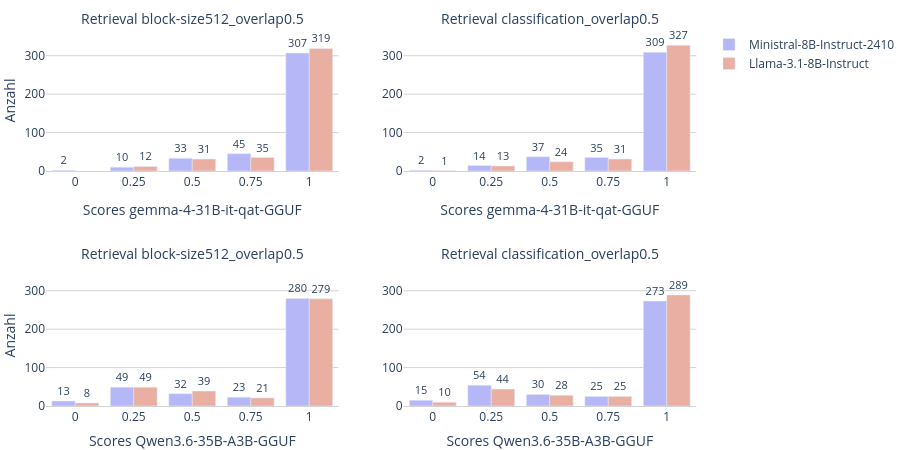

This figure's notebook cell:
### Code cell
# Scores 1/3 und 2/3 ausschließen
# Daten nach generator_model, judge_model, retrieval gruppieren und scores zählen
df_group = (
    df.drop(df.loc[~df['scores'].isin([0.0, 0.25, 0.5, 0.75, 1.0])].index)
    .groupby(by=['retrieval', 'generator_model', 'judge_model'])['scores']
    .value_counts()
    .reset_index()
    #.sort_values(['generator_model', 'judge_model', 'retrieval', 'scores'])
)

fig = make_subplots(2, 2, subplot_titles=[f'Retrieval {retrieval[r]}' for m_j in df['judge_model'].unique() for r in range(len(retrieval))])

# Segmentierungsverfahren für Retrieval
for r in range(len(retrieval)):
    # Judge-Modell
    for m_j in [0, 1]:
        judge_model_name = config.models['judge'][m_j][config.models['judge'][m_j].index('/') + 1:config.models['judge'][m_j].index(':')]
        # Generator-Modell
        for m_g in [0, 1]:
            model_name = config.models['generation'][m_g][config.models['generation'][m_g].index('/') + 1:]
            y = df_group.loc[(df_group['judge_model'] == judge_model_name) & (df_group['generator_model'] == model_name) & (df_group['retrieval'] == retrieval[r]), 'count']
            # Bar-Plot hinzufügen
            fig.add_trace(go.Bar(
                x=df_group.loc[(df_group['judge_model'] == judge_model_name) & (df_group['generator_model'] == model_name) & (df_group['retrieval'] == retrieval[r]), 'scores'], 
                y=y,
                name=model_name, 
                text=y,
                textposition='outside',#auto
                textfont={'size': 11},
                marker={'color': model_colors[m_g]},
                showlegend=False#, category_orders=category_orders
            ), row=m_j+1, col=r+1)

#fig.update_yaxes(showgrid=True, gridwidth=1, gridcolor='LightGrey', title=yaxes['title'])
#fig.update_xaxes(showline=True, linewidth=1, linecolor='LightGrey', title=xaxes['title'])

# Achsen formatieren
fig['layout']['yaxis']['showgrid'] = True
fig['layout']['yaxis']['gridwidth'] = 1
fig['layout']['yaxis']['gridcolor'] = 'LightGrey'
fig['layout']['yaxis']['title']['text'] = 'Anzahl'
fig['layout']['yaxis']['range'] = [0, df_group['count'].max() + 40]

fig['layout']['xaxis']['showline'] = True
fig['layout']['xaxis']['linewidth'] = 1
fig['layout']['xaxis']['linecolor'] = 'LightGrey'
fig['layout']['xaxis']['title']['text'] = f'Scores {df['judge_model'].unique()[0]}'
#fig['layout']['xaxis']['tickvals'] = [0.0, 0.25, 1/3, 0.5, 2/3, 0.75, 1.0]
fig['layout']['xaxis']['dtick'] = 0.25

fig['layout']['yaxis2']['showgrid'] = True
fig['layout']['yaxis2']['gridwidth'] = 1
fig['layout']['yaxis2']['gridcolor'] = 'LightGrey'
fig['layout']['yaxis2']['range'] = [0, df_group['count'].max() + 40]

fig['layout']['xaxis2']['showline'] = True
fig['layout']['xaxis2']['linewidth'] = 1
fig['layout']['xaxis2']['linecolor'] = 'LightGrey'
fig['layout']['xaxis2']['title']['text'] = f'Scores {df['judge_model'].unique()[0]}'
fig['layout']['xaxis2']['dtick'] = 0.25

fig['layout']['yaxis3']['showgrid'] = True
fig['layout']['yaxis3']['gridwidth'] = 1
fig['layout']['yaxis3']['gridcolor'] = 'LightGrey'
fig['layout']['yaxis3']['title']['text'] = 'Anzahl'
fig['layout']['yaxis3']['range'] = [0, df_group['count'].max() + 40]

fig['layout']['xaxis3']['showline'] = True
fig['layout']['xaxis3']['linewidth'] = 1
fig['layout']['xaxis3']['linecolor'] = 'LightGrey'
fig['layout']['xaxis3']['title']['text'] = f'Scores {df['judge_model'].unique()[1]}'
fig['layout']['xaxis3']['dtick'] = 0.25

fig['layout']['yaxis4']['showgrid'] = True
fig['layout']['yaxis4']['gridwidth'] = 1
fig['layout']['yaxis4']['gridcolor'] = 'LightGrey'
fig['layout']['yaxis4']['range'] = [0, df_group['count'].max() + 40]

fig['layout']['xaxis4']['showline'] = True
fig['layout']['xaxis4']['linewidth'] = 1
fig['layout']['xaxis4']['linecolor'] = 'LightGrey'
fig['layout']['xaxis4']['title']['text'] = f'Scores {df['judge_model'].unique()[1]}'
fig['layout']['xaxis4']['dtick'] = 0.25

fig.update_layout(
    width=900,
    height=450,
    plot_bgcolor='rgba(255, 255, 255, 1.0)', 
    paper_bgcolor='rgba(255, 255, 255, 1.0)', 
    margin={'l':0, 'b':0, 'r':0, 't':30},
    #showlegend=True,
    boxmode='group',
    #boxgroupgap=0.0, 
    #boxgap=0.1
)

fig.update_annotations(font={'size': 14})#

fig['data'][0]['showlegend'] = True
fig['data'][1]['showlegend'] = True

#fig['layout']['yaxis']['title']['font']['size'] = 14
#fig['layout']['yaxis3']['title']['font']['size'] = 14

fig.show()

### Figure 1 — Plotly figure (JSON) as saved in the notebook; plotly's stock layout.template omitted (floating-point values rounded to 4 significant figures)
{"data": [{"marker": {"color": "#B6B7F7"}, "name": "Ministral-8B-Instruct-2410", "showlegend": true, "text": [307.0, 45.0, 33.0, 10.0, 2.0], "textfont": {"size": 11}, "textposition": "outside", "type": "bar", "x": [1.0, 0.75, 0.5, 0.25, 0.0], "xaxis": "x", "y": [307, 45, 33, 10, 2], "yaxis": "y"}, {"marker": {"color": "#E9AFA2"}, "name": "Llama-3.1-8B-Instruct", "showlegend": true, "text": [319.0, 35.0, 31.0, 12.0], "textfont": {"size": 11}, "textposition": "outside", "type": "bar", "x": [1.0, 0.75, 0.5, 0.25], "xaxis": "x", "y": [319, 35, 31, 12], "yaxis": "y"}, {"marker": {"color": "#B6B7F7"}, "name": "Ministral-8B-Instruct-2410", "showlegend": false, "text": [280.0, 49.0, 32.0, 23.0, 13.0], "textfont": {"size": 11}, "textposition": "outside", "type": "bar", "x": [1.0, 0.25, 0.5, 0.75, 0.0], "xaxis": "x3", "y": [280, 49, 32, 23, 13], "yaxis": "y3"}, {"marker": {"color": "#E9AFA2"}, "name": "Llama-3.1-8B-Instruct", "showlegend": false, "text": [279.0, 49.0, 39.0, 21.0, 8.0], "textfont": {"size": 11}, "textposition": "outside", "type": "bar", "x": [1.0, 0.25, 0.5, 0.75, 0.0], "xaxis": "x3", "y": [279, 49, 39, 21, 8], "yaxis": "y3"}, {"marker": {"color": "#B6B7F7"}, "name": "Ministral-8B-Instruct-2410", "showlegend": false, "text": [309.0, 37.0, 35.0, 14.0, 2.0], "textfont": {"size": 11}, "textposition": "outside", "type": "bar", "x": [1.0, 0.5, 0.75, 0.25, 0.0], "xaxis": "x2", "y": [309, 37, 35, 14, 2], "yaxis": "y2"}, {"marker": {"color": "#E9AFA2"}, "name": "Llama-3.1-8B-Instruct", "showlegend": false, "text": [327.0, 31.0, 24.0, 13.0, 1.0], "textfont": {"size": 11}, "textposition": "outside", "type": "bar", "x": [1.0, 0.75, 0.5, 0.25, 0.0], "xaxis": "x2", "y": [327, 31, 24, 13, 1], "yaxis": "y2"}, {"marker": {"color": "#B6B7F7"}, "name": "Ministral-8B-Instruct-2410", "showlegend": false, "text": [273.0, 54.0, 30.0, 25.0, 15.0], "textfont": {"size": 11}, "textposition": "outside", "type": "bar", "x": [1.0, 0.25, 0.5, 0.75, 0.0], "xaxis": "x4", "y": [273, 54, 30, 25, 15], "yaxis": "y4"}, {"marker": {"color": "#E9AFA2"}, "name": "Llama-3.1-8B-Instruct", "showlegend": false, "text": [289.0, 44.0, 28.0, 25.0, 10.0], "textfont": {"size": 11}, "textposition": "outside", "type": "bar", "x": [1.0, 0.25, 0.5, 0.75, 0.0], "xaxis": "x4", "y": [289, 44, 28, 25, 10], "yaxis": "y4"}], "layout": {"annotations": [{"font": {"size": 14}, "showarrow": false, "text": "Retrieval block-size512_overlap0.5", "x": 0.225, "xanchor": "center", "xref": "paper", "y": 1, "yanchor": "bottom", "yref": "paper"}, {"font": {"size": 14}, "showarrow": false, "text": "Retrieval classification_overlap0.5", "x": 0.775, "xanchor": "center", "xref": "paper", "y": 1, "yanchor": "bottom", "yref": "paper"}, {"font": {"size": 14}, "showarrow": false, "text": "Retrieval block-size512_overlap0.5", "x": 0.225, "xanchor": "center", "xref": "paper", "y": 0.375, "yanchor": "bottom", "yref": "paper"}, {"font": {"size": 14}, "showarrow": false, "text": "Retrieval classification_overlap0.5", "x": 0.775, "xanchor": "center", "xref": "paper", "y": 0.375, "yanchor": "bottom", "yref": "paper"}], "boxmode": "group", "height": 450, "margin": {"b": 0, "l": 0, "r": 0, "t": 30}, "paper_bgcolor": "rgba(255, 255, 255, 1.0)", "plot_bgcolor": "rgba(255, 255, 255, 1.0)", "width": 900, "xaxis": {"anchor": "y", "domain": [0, 0.45], "dtick": 0.25, "linecolor": "LightGrey", "linewidth": 1, "showline": true, "title": {"text": "Scores gemma-4-31B-it-qat-GGUF"}}, "xaxis2": {"anchor": "y2", "domain": [0.55, 1], "dtick": 0.25, "linecolor": "LightGrey", "linewidth": 1, "showline": true, "title": {"text": "Scores gemma-4-31B-it-qat-GGUF"}}, "xaxis3": {"anchor": "y3", "domain": [0, 0.45], "dtick": 0.25, "linecolor": "LightGrey", "linewidth": 1, "showline": true, "title": {"text": "Scores Qwen3.6-35B-A3B-GGUF"}}, "xaxis4": {"anchor": "y4", "domain": [0.55, 1], "dtick": 0.25, "linecolor": "LightGrey", "linewidth": 1, "showline": true, "title": {"text": "Scores Qwen3.6-35B-A3B-GGUF"}}, "yaxis": {"anchor": "x", "domain": [0.625, 1], "gridcolor": "LightGrey", "gridwidth": 1, "range": [0, 367], "showgrid": true, "title": {"text": "Anzahl"}}, "yaxis2": {"anchor": "x2", "domain": [0.625, 1], "gridcolor": "LightGrey", "gridwidth": 1, "range": [0, 367], "showgrid": true}, "yaxis3": {"anchor": "x3", "domain": [0, 0.375], "gridcolor": "LightGrey", "gridwidth": 1, "range": [0, 367], "showgrid": true, "title": {"text": "Anzahl"}}, "yaxis4": {"anchor": "x4", "domain": [0, 0.375], "gridcolor": "LightGrey", "gridwidth": 1, "range": [0, 367], "showgrid": true}}}
